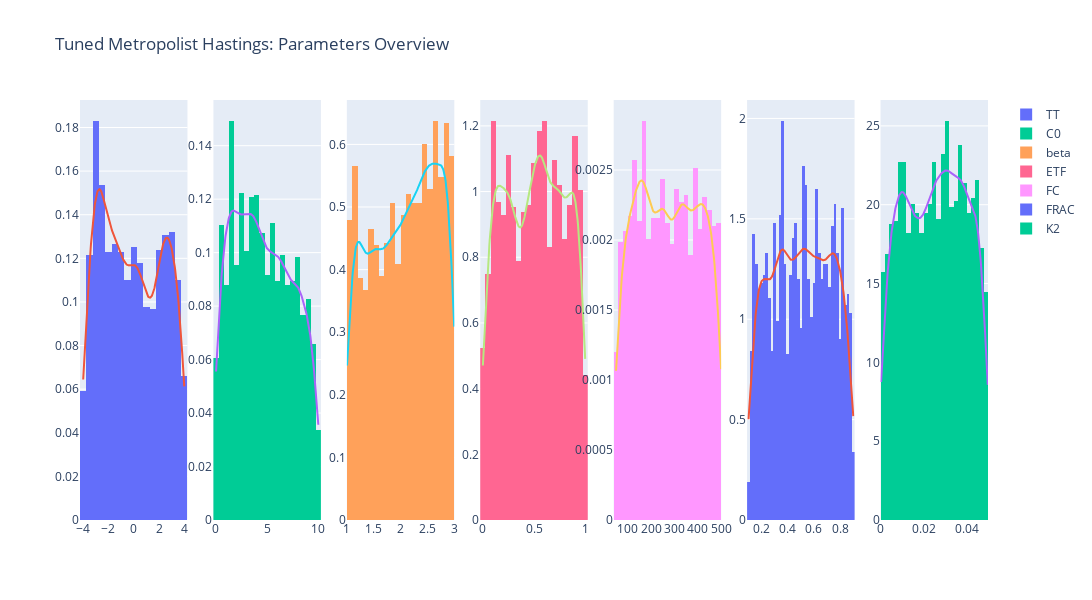

The notebook cell saved with this chart:
### Markdown cell above
# Plotting

### Code cell
# Create subplots with 1 row and 7 columns
fig = make_subplots(rows=1, cols=7)

# Adding a histogram for each parameter as a subplot
for i, col in enumerate(samples.columns):
    # Histogram
    fig.add_trace(
        go.Histogram(x=samples[col], name=col, histnorm='probability density'),
        row=1, col=i+1
    )

    # KDE calculation
    kde = gaussian_kde(samples[col])
    x_values = np.linspace(samples[col].min(), samples[col].max(), 300)
    kde_values = kde(x_values)

    # Adding KDE as a line plot
    fig.add_trace(
        go.Scatter(x=x_values, y=kde_values, mode='lines', name=f'KDE {col}', showlegend=False),
        row=1, col=i+1
    )

# Update layout if needed
fig.update_layout(height=600, width=2800, title_text="Tuned Metropolist Hastings: Parameters Overview")
fig.show()

### Figure 1 — Plotly figure (JSON) as saved in the notebook; plotly's stock layout.template omitted (floating-point values rounded to 4 significant figures; data arrays with more than 128 entries replaced by an {"elided": "..."} marker saying what was removed)
{"data": [{"histnorm": "probability density", "name": "TT", "type": "histogram", "x": {"elided": "2667 float values"}, "xaxis": "x", "yaxis": "y"}, {"mode": "lines", "name": "KDE TT", "showlegend": false, "type": "scatter", "x": {"elided": "300 float values"}, "xaxis": "x", "y": {"elided": "300 float values"}, "yaxis": "y"}, {"histnorm": "probability density", "name": "C0", "type": "histogram", "x": {"elided": "2667 float values"}, "xaxis": "x2", "yaxis": "y2"}, {"mode": "lines", "name": "KDE C0", "showlegend": false, "type": "scatter", "x": {"elided": "300 float values"}, "xaxis": "x2", "y": {"elided": "300 float values"}, "yaxis": "y2"}, {"histnorm": "probability density", "name": "beta", "type": "histogram", "x": {"elided": "2667 float values"}, "xaxis": "x3", "yaxis": "y3"}, {"mode": "lines", "name": "KDE beta", "showlegend": false, "type": "scatter", "x": {"elided": "300 float values"}, "xaxis": "x3", "y": {"elided": "300 float values"}, "yaxis": "y3"}, {"histnorm": "probability density", "name": "ETF", "type": "histogram", "x": {"elided": "2667 float values"}, "xaxis": "x4", "yaxis": "y4"}, {"mode": "lines", "name": "KDE ETF", "showlegend": false, "type": "scatter", "x": {"elided": "300 float values"}, "xaxis": "x4", "y": {"elided": "300 float values"}, "yaxis": "y4"}, {"histnorm": "probability density", "name": "FC", "type": "histogram", "x": {"elided": "2667 float values"}, "xaxis": "x5", "yaxis": "y5"}, {"mode": "lines", "name": "KDE FC", "showlegend": false, "type": "scatter", "x": {"elided": "300 float values"}, "xaxis": "x5", "y": {"elided": "300 float values"}, "yaxis": "y5"}, {"histnorm": "probability density", "name": "FRAC", "type": "histogram", "x": {"elided": "2667 float values"}, "xaxis": "x6", "yaxis": "y6"}, {"mode": "lines", "name": "KDE FRAC", "showlegend": false, "type": "scatter", "x": {"elided": "300 float values"}, "xaxis": "x6", "y": {"elided": "300 float values"}, "yaxis": "y6"}, {"histnorm": "probability density", "name": "K2", "type": "histogram", "x": {"elided": "2667 float values"}, "xaxis": "x7", "yaxis": "y7"}, {"mode": "lines", "name": "KDE K2", "showlegend": false, "type": "scatter", "x": {"elided": "300 float values"}, "xaxis": "x7", "y": {"elided": "300 float values"}, "yaxis": "y7"}], "layout": {"height": 600, "title": {"text": "Tuned Metropolist Hastings: Parameters Overview"}, "width": 2800, "xaxis": {"anchor": "y", "domain": [0, 0.1184]}, "xaxis2": {"anchor": "y2", "domain": [0.1469, 0.2653]}, "xaxis3": {"anchor": "y3", "domain": [0.2939, 0.4122]}, "xaxis4": {"anchor": "y4", "domain": [0.4408, 0.5592]}, "xaxis5": {"anchor": "y5", "domain": [0.5878, 0.7061]}, "xaxis6": {"anchor": "y6", "domain": [0.7347, 0.8531]}, "xaxis7": {"anchor": "y7", "domain": [0.8816, 1.0]}, "yaxis": {"anchor": "x", "domain": [0, 1]}, "yaxis2": {"anchor": "x2", "domain": [0, 1]}, "yaxis3": {"anchor": "x3", "domain": [0, 1]}, "yaxis4": {"anchor": "x4", "domain": [0, 1]}, "yaxis5": {"anchor": "x5", "domain": [0, 1]}, "yaxis6": {"anchor": "x6", "domain": [0, 1]}, "yaxis7": {"anchor": "x7", "domain": [0, 1]}}}
